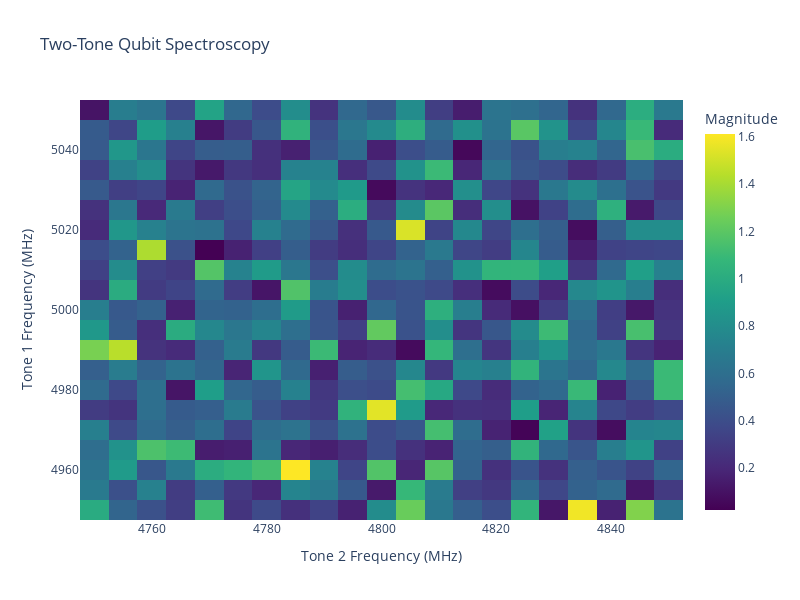

Here is the notebook cell this chart was saved with:
### Markdown cell above
## Part 3: Two-Tone Spectroscopy

Finally, we perform two-tone spectroscopy with simultaneous frequency sweeps.
This reveals multi-photon transitions, coupling effects, and AC Stark shifts.

### Code cell
# Run two-tone spectroscopy
print("Running two-tone spectroscopy...")

two_tone_spec = TwoToneQubitSpectroscopy(
    dut_qubit=qubit,
    tone1_start=4950.0,  # Tone 1 frequency start (MHz)
    tone1_stop=5050.0,   # Tone 1 frequency stop (MHz)
    tone1_step=5.0,      # Tone 1 step (MHz)
    tone1_amp=0.1,       # Tone 1 amplitude
    tone2_start=4750.0,  # Tone 2 frequency start (MHz)
    tone2_stop=4850.0,   # Tone 2 frequency stop (MHz)
    tone2_step=5.0,      # Tone 2 step (MHz)
    tone2_amp=0.1,       # Tone 2 amplitude
    same_channel=False,  # Use different channels
    num_avs=500,         # Number of averages
    mp_width=1.0         # Measurement pulse width (us)
)

print(f"\nTwo-tone spectroscopy completed!")
print(f"Data shape: {two_tone_spec.result['Magnitude'].shape}")

# Find peaks
peaks = two_tone_spec.find_peaks()
print(f"Peak found at: Tone1={peaks['peak_freq1']:.2f} MHz, Tone2={peaks['peak_freq2']:.2f} MHz")
print(f"Peak magnitude: {peaks['peak_magnitude']:.4f}")

### Figure 1 — Plotly figure (JSON) as saved in the notebook; plotly's stock layout.template omitted (floating-point values rounded to 4 significant figures; data arrays with more than 128 entries replaced by an {"elided": "..."} marker saying what was removed)
{"data": [{"colorbar": {"title": {"text": "Magnitude"}}, "colorscale": [[0, "#440154"], [0.1111, "#482878"], [0.2222, "#3e4989"], [0.3333, "#31688e"], [0.4444, "#26828e"], [0.5556, "#1f9e89"], [0.6667, "#35b779"], [0.7778, "#6ece58"], [0.8889, "#b5de2b"], [1, "#fde725"]], "type": "heatmap", "x": [4750.0, 4755.0, 4760.0, 4765.0, 4770.0, 4775.0, 4780.0, 4785.0, 4790.0, 4795.0, 4800.0, 4805.0, 4810.0, 4815.0, 4820.0, 4825.0, 4830.0, 4835.0, 4840.0, 4845.0, 4850.0], "y": [4950.0, 4955.0, 4960.0, 4965.0, 4970.0, 4975.0, 4980.0, 4985.0, 4990.0, 4995.0, 5000.0, 5005.0, 5010.0, 5015.0, 5020.0, 5025.0, 5030.0, 5035.0, 5040.0, 5045.0, 5050.0], "z": {"elided": "21x21 float values"}}], "layout": {"height": 600, "title": {"text": "Two-Tone Qubit Spectroscopy"}, "width": 800, "xaxis": {"title": {"text": "Tone 2 Frequency (MHz)"}}, "yaxis": {"title": {"text": "Tone 1 Frequency (MHz)"}}}}
